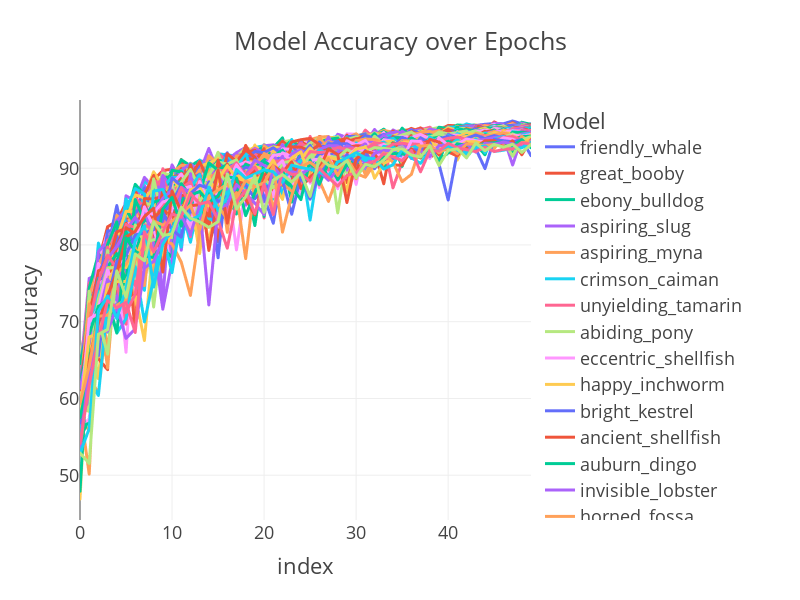

Notebook code cell kept with this figure:
### Code cell
epochs_data=train_data.sort_values("best_acc",ascending= False).iloc[:,:-1].T.reset_index(drop=True).reset_index().melt(id_vars='index', var_name='Model', value_name='Accuracy')

import plotly.express as px
fig = px.line(epochs_data, x='index', y='Accuracy', color='Model', title='Model Accuracy over Epochs')
fig.update_layout(height=600, width=800, template="presentation")
fig
